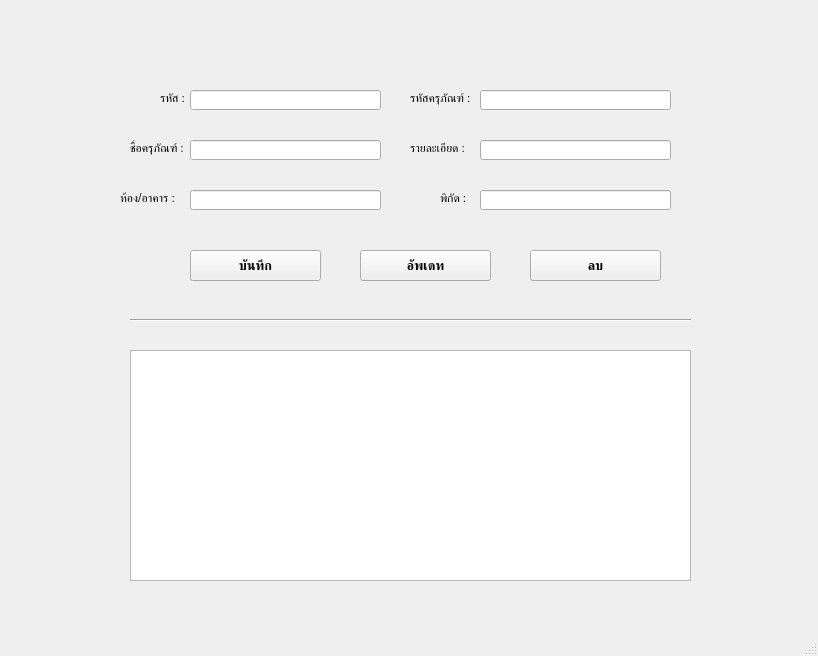
<?xml version="1.0" encoding="UTF-8"?>
<ui version="4.0">
 <class>MainWindow</class>
 <widget class="QMainWindow" name="MainWindow">
  <property name="geometry">
   <rect>
    <x>0</x>
    <y>0</y>
    <width>818</width>
    <height>656</height>
   </rect>
  </property>
  <property name="font">
   <font>
    <family>Prompt</family>
   </font>
  </property>
  <property name="windowTitle">
   <string>MainWindow</string>
  </property>
  <widget class="QWidget" name="centralwidget">
   <widget class="QLabel" name="label">
    <property name="geometry">
     <rect>
      <x>160</x>
      <y>90</y>
      <width>81</width>
      <height>16</height>
     </rect>
    </property>
    <property name="font">
     <font>
      <family>Prompt</family>
     </font>
    </property>
    <property name="text">
     <string>รหัส :</string>
    </property>
   </widget>
   <widget class="QLabel" name="label_2">
    <property name="geometry">
     <rect>
      <x>410</x>
      <y>90</y>
      <width>81</width>
      <height>16</height>
     </rect>
    </property>
    <property name="font">
     <font>
      <family>Prompt</family>
     </font>
    </property>
    <property name="text">
     <string>รหัสครุภัณฑ์ :</string>
    </property>
   </widget>
   <widget class="QLabel" name="label_3">
    <property name="geometry">
     <rect>
      <x>130</x>
      <y>140</y>
      <width>81</width>
      <height>16</height>
     </rect>
    </property>
    <property name="font">
     <font>
      <family>Prompt</family>
     </font>
    </property>
    <property name="text">
     <string>ชื่อครุภัณฑ์ :</string>
    </property>
   </widget>
   <widget class="QLabel" name="label_4">
    <property name="geometry">
     <rect>
      <x>410</x>
      <y>140</y>
      <width>81</width>
      <height>16</height>
     </rect>
    </property>
    <property name="font">
     <font>
      <family>Prompt</family>
     </font>
    </property>
    <property name="text">
     <string>รายละเอียด :</string>
    </property>
   </widget>
   <widget class="QPushButton" name="pushButton">
    <property name="geometry">
     <rect>
      <x>190</x>
      <y>250</y>
      <width>131</width>
      <height>31</height>
     </rect>
    </property>
    <property name="font">
     <font>
      <family>Prompt</family>
      <pointsize>10</pointsize>
      <weight>75</weight>
      <bold>true</bold>
     </font>
    </property>
    <property name="text">
     <string>บันทึก</string>
    </property>
   </widget>
   <widget class="QLineEdit" name="lineEdit">
    <property name="geometry">
     <rect>
      <x>190</x>
      <y>90</y>
      <width>191</width>
      <height>20</height>
     </rect>
    </property>
   </widget>
   <widget class="QLineEdit" name="lineEdit_2">
    <property name="geometry">
     <rect>
      <x>480</x>
      <y>90</y>
      <width>191</width>
      <height>20</height>
     </rect>
    </property>
   </widget>
   <widget class="QLineEdit" name="lineEdit_3">
    <property name="geometry">
     <rect>
      <x>190</x>
      <y>140</y>
      <width>191</width>
      <height>20</height>
     </rect>
    </property>
   </widget>
   <widget class="QLineEdit" name="lineEdit_4">
    <property name="geometry">
     <rect>
      <x>480</x>
      <y>140</y>
      <width>191</width>
      <height>20</height>
     </rect>
    </property>
   </widget>
   <widget class="QTableWidget" name="tableWidget">
    <property name="geometry">
     <rect>
      <x>130</x>
      <y>350</y>
      <width>561</width>
      <height>231</height>
     </rect>
    </property>
   </widget>
   <widget class="Line" name="line">
    <property name="geometry">
     <rect>
      <x>130</x>
      <y>310</y>
      <width>561</width>
      <height>20</height>
     </rect>
    </property>
    <property name="orientation">
     <enum>Qt::Horizontal</enum>
    </property>
   </widget>
   <widget class="QPushButton" name="btn_edit">
    <property name="geometry">
     <rect>
      <x>360</x>
      <y>250</y>
      <width>131</width>
      <height>31</height>
     </rect>
    </property>
    <property name="font">
     <font>
      <family>Prompt</family>
      <pointsize>10</pointsize>
      <weight>75</weight>
      <bold>true</bold>
     </font>
    </property>
    <property name="text">
     <string>อัพเดท</string>
    </property>
   </widget>
   <widget class="QPushButton" name="btn_delete">
    <property name="geometry">
     <rect>
      <x>530</x>
      <y>250</y>
      <width>131</width>
      <height>31</height>
     </rect>
    </property>
    <property name="font">
     <font>
      <family>Prompt</family>
      <pointsize>10</pointsize>
      <weight>75</weight>
      <bold>true</bold>
     </font>
    </property>
    <property name="text">
     <string>ลบ</string>
    </property>
   </widget>
   <widget class="QLineEdit" name="lineEdit_5">
    <property name="geometry">
     <rect>
      <x>480</x>
      <y>190</y>
      <width>191</width>
      <height>20</height>
     </rect>
    </property>
   </widget>
   <widget class="QLabel" name="label_5">
    <property name="geometry">
     <rect>
      <x>440</x>
      <y>190</y>
      <width>81</width>
      <height>16</height>
     </rect>
    </property>
    <property name="font">
     <font>
      <family>Prompt</family>
     </font>
    </property>
    <property name="text">
     <string>พิกัด :</string>
    </property>
   </widget>
   <widget class="QLabel" name="label_6">
    <property name="geometry">
     <rect>
      <x>120</x>
      <y>190</y>
      <width>81</width>
      <height>16</height>
     </rect>
    </property>
    <property name="font">
     <font>
      <family>Prompt</family>
     </font>
    </property>
    <property name="text">
     <string>ห้อง/อาคาร :</string>
    </property>
   </widget>
   <widget class="QLineEdit" name="lineEdit_6">
    <property name="geometry">
     <rect>
      <x>190</x>
      <y>190</y>
      <width>191</width>
      <height>20</height>
     </rect>
    </property>
   </widget>
  </widget>
  <widget class="QMenuBar" name="menubar">
   <property name="geometry">
    <rect>
     <x>0</x>
     <y>0</y>
     <width>818</width>
     <height>21</height>
    </rect>
   </property>
  </widget>
  <widget class="QStatusBar" name="statusbar"/>
 </widget>
 <resources/>
 <connections/>
</ui>
